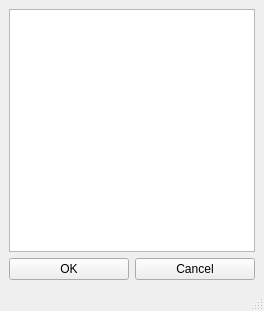
<?xml version="1.0" encoding="UTF-8"?>
<ui version="4.0">
 <class>MainWindow</class>
 <widget class="QMainWindow" name="MainWindow">
  <property name="geometry">
   <rect>
    <x>0</x>
    <y>0</y>
    <width>264</width>
    <height>311</height>
   </rect>
  </property>
  <property name="windowTitle">
   <string>MainWindow</string>
  </property>
  <widget class="QWidget" name="centralwidget">
   <layout class="QVBoxLayout" name="verticalLayout">
    <item>
     <widget class="QListWidget" name="listWidget"/>
    </item>
    <item>
     <layout class="QHBoxLayout" name="horizontalLayout">
      <property name="bottomMargin">
       <number>0</number>
      </property>
      <item>
       <widget class="QPushButton" name="button_ok">
        <property name="text">
         <string>OK</string>
        </property>
       </widget>
      </item>
      <item>
       <widget class="QPushButton" name="button_cancel">
        <property name="text">
         <string>Cancel</string>
        </property>
       </widget>
      </item>
     </layout>
    </item>
   </layout>
  </widget>
  <widget class="QMenuBar" name="menubar">
   <property name="geometry">
    <rect>
     <x>0</x>
     <y>0</y>
     <width>264</width>
     <height>26</height>
    </rect>
   </property>
  </widget>
  <widget class="QStatusBar" name="statusbar"/>
 </widget>
 <resources/>
 <connections/>
</ui>
